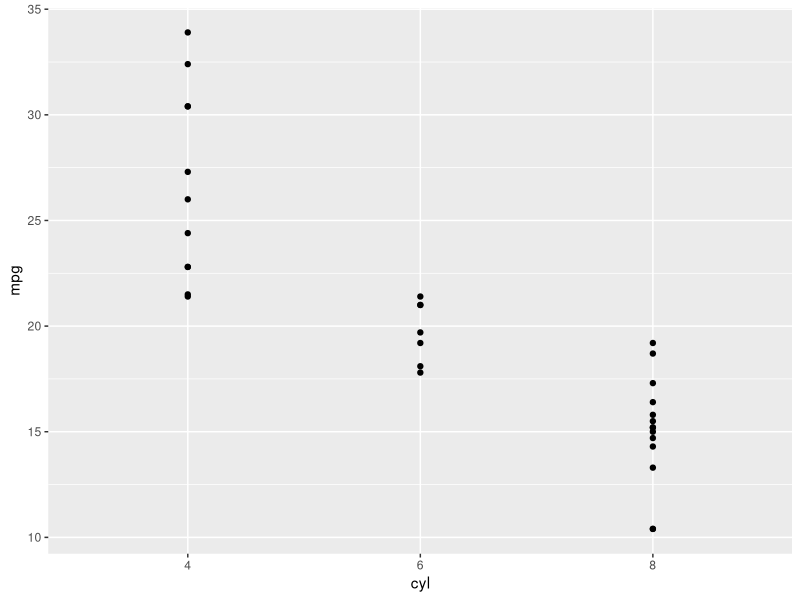
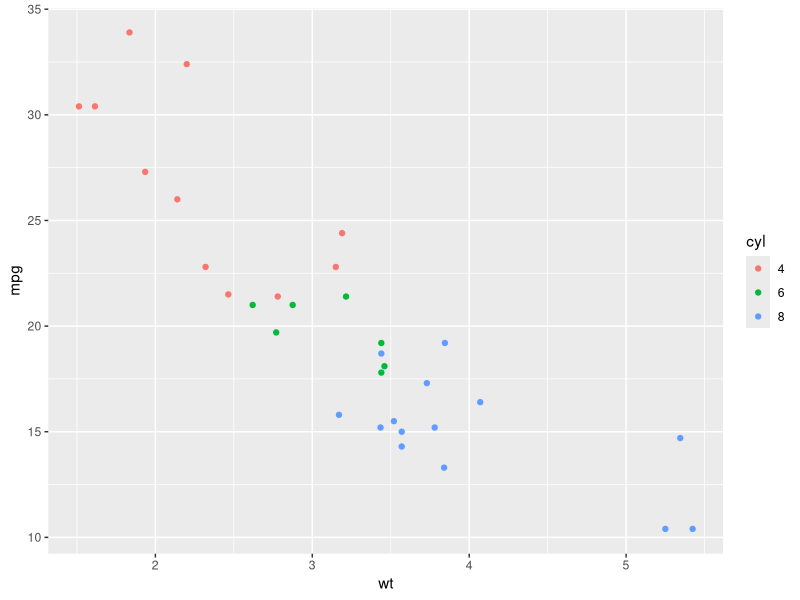
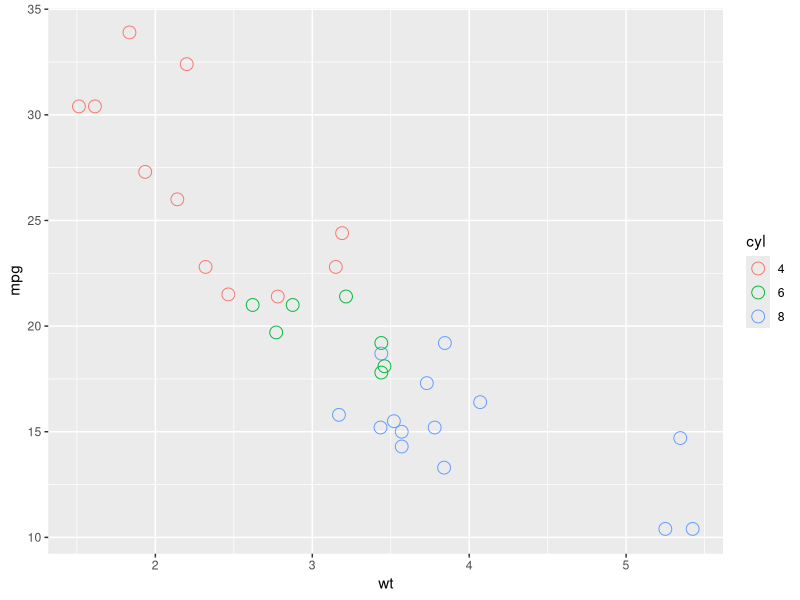
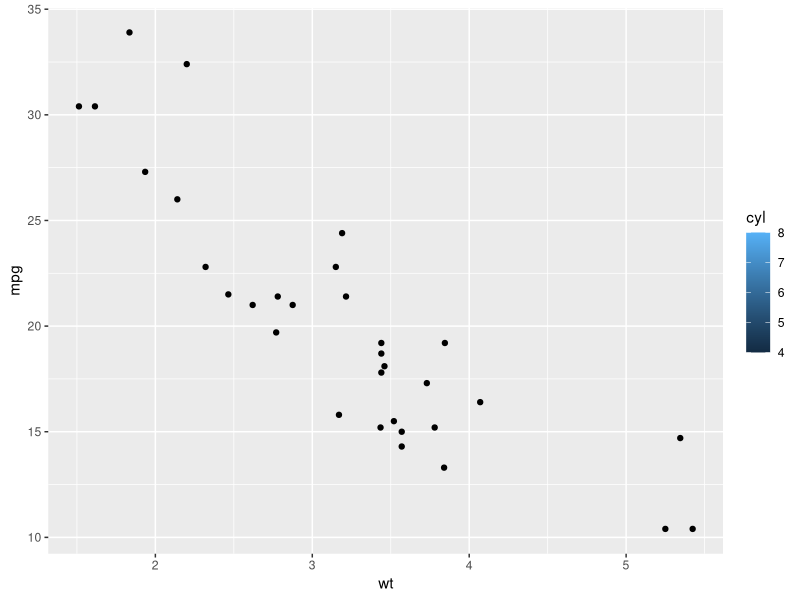
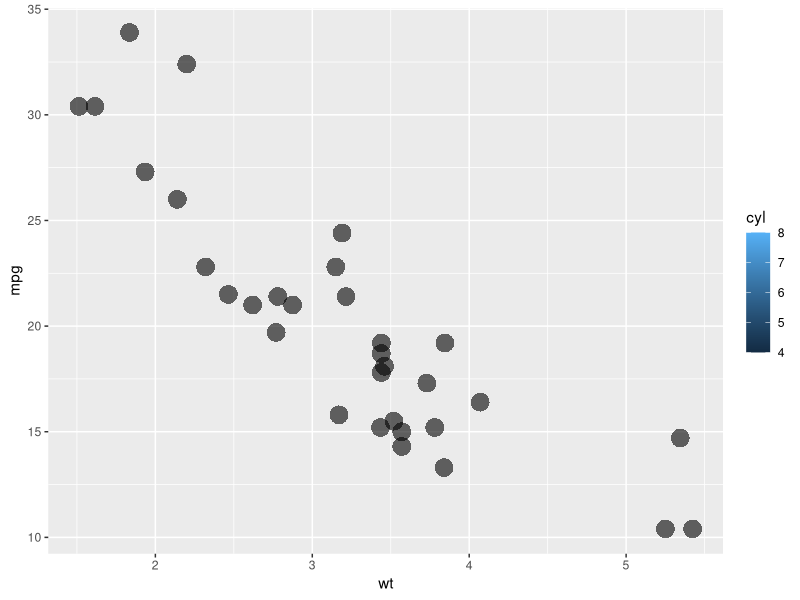
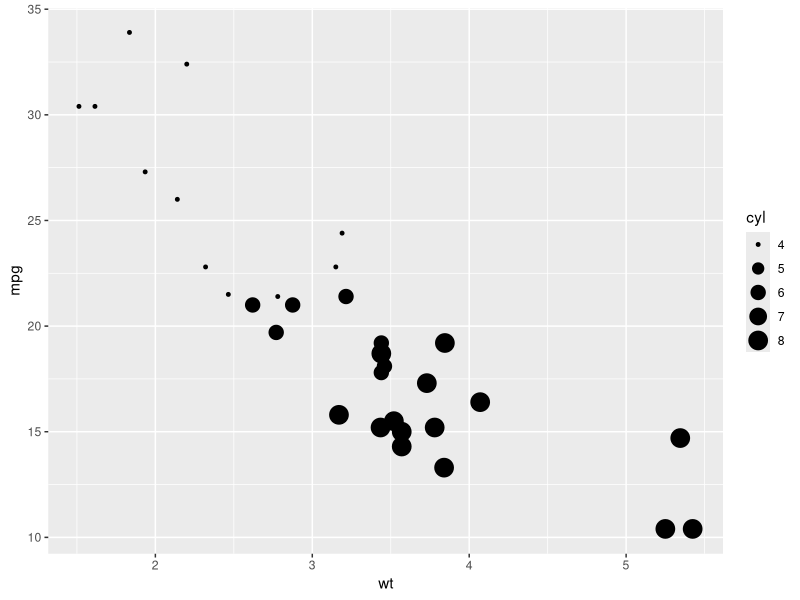
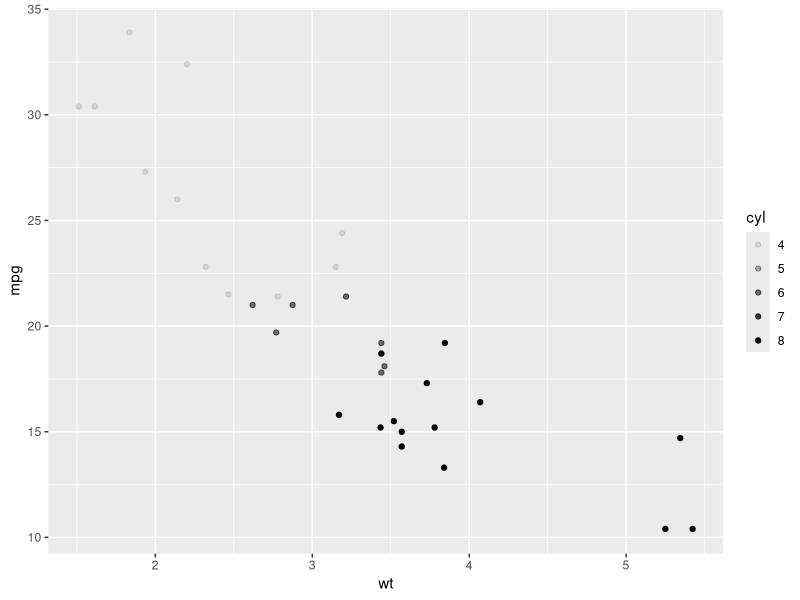
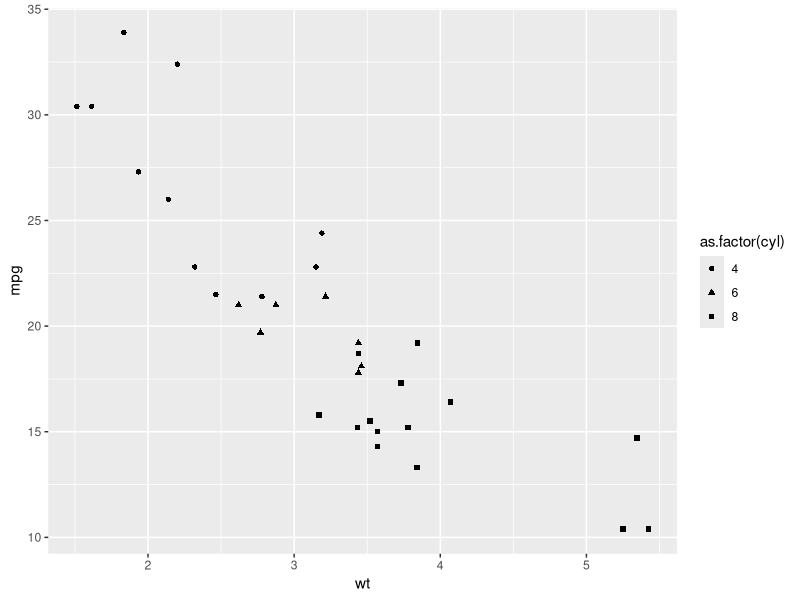

Reproduce these figures in R, in order.
### Datacamp: Data Visualization with Ggplot2 1, chapter 3 aesthetics
## https://campus.datacamp.com/courses/data-visualization-with-ggplot2-1/chapter-3-aesthetics?ex=1 

## Common aesthetics
# x: x axis position
# y: y axis position
# color: color of dots, outlines of other shapes
# fill: fill color
# size: diameter of dots, thickness of lines
# alpha: transparency (0=transparent, 1=opaque)
# linetype: line dash pattern
# labels: text on plot or axes
# shape: shape of points

str(mtcars)
mtcars2 <- mtcars
mtcars2$cyl <- as.factor(mtcars2$cyl)
str(mtcars2)

library(ggplot2)
ggplot(mtcars2,aes(x=cyl,y=mpg))+geom_point()
ggplot(mtcars2,aes(x=wt,y=mpg,col=cyl))+geom_point()
ggplot(mtcars2, aes(x=wt,y=mpg,col=cyl))+geom_point(shape=1,size=4)

ggplot(mtcars, aes(x = wt, y = mpg, fill = cyl)) +
  geom_point()

ggplot(mtcars, aes(x = wt, y = mpg, fill=cyl)) +
  geom_point(shape=16,size=6,alpha=0.6)

# Map cyl to size
ggplot(mtcars,aes(x=wt,y=mpg,size=cyl))+geom_point()       
# Map cyl to alpha
ggplot(mtcars,aes(x=wt,y=mpg,alpha=cyl))+geom_point()        
       
       
       # Map cyl to shape 
ggplot(mtcars,aes(x=wt,y=mpg,shape=as.factor(cyl)))+geom_point()        
       
       
       # Map cyl to labels
ggplot(mtcars,aes(x=wt,y=mpg,label=cyl))+geom_text()   
